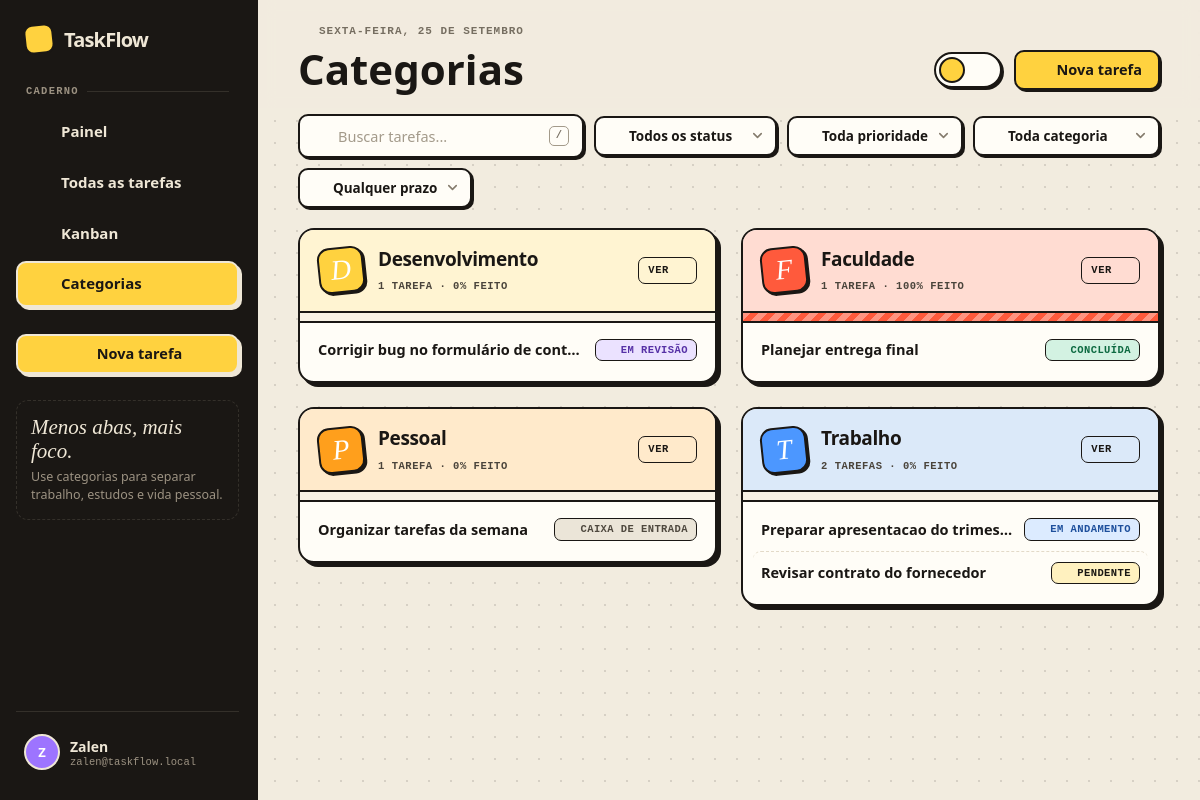
Screenshot of /tasks.php?view=category (signed in) with the database file from the repository.
### tables this page shows
CREATE TABLE users (
    id INT UNSIGNED NOT NULL AUTO_INCREMENT,
    username VARCHAR(50) NOT NULL,
    email VARCHAR(255) NULL,
    name VARCHAR(100) NOT NULL,
    profile VARCHAR(100) NOT NULL DEFAULT 'Freelancer / Criador',
    password_hash VARCHAR(255) NOT NULL,
    created_at TIMESTAMP NOT NULL DEFAULT CURRENT_TIMESTAMP,
    PRIMARY KEY (id),
    UNIQUE KEY uq_users_username (username),
    UNIQUE KEY uq_users_email (email)
);

CREATE TABLE tasks (
    id BIGINT UNSIGNED NOT NULL AUTO_INCREMENT,
    user_id INT UNSIGNED NOT NULL,
    title VARCHAR(120) NOT NULL,
    description TEXT NULL,
    category VARCHAR(60) NULL,
    status ENUM('inbox','pending','progress','review','done') NOT NULL DEFAULT 'inbox',
    priority ENUM('low','normal','high','urgent') NOT NULL DEFAULT 'normal',
    due_date DATE NULL,
    created_at TIMESTAMP NOT NULL DEFAULT CURRENT_TIMESTAMP,
    updated_at TIMESTAMP NOT NULL DEFAULT CURRENT_TIMESTAMP ON UPDATE CURRENT_TIMESTAMP,
    PRIMARY KEY (id),
    KEY idx_tasks_user_status (user_id, status),
    KEY idx_tasks_user_due (user_id, due_date),
    KEY idx_tasks_user_category (user_id, category),
    KEY idx_tasks_user_updated (user_id, updated_at),
    CONSTRAINT fk_tasks_user FOREIGN KEY (user_id) REFERENCES users(id) ON DELETE CASCADE
);

### config/database.php (called while the page is built, shortened)
<?php
function db(bool $withoutDatabase = false): PDO {
    static $connections = [];
    $key = $withoutDatabase ? 'server' : 'database';
    if (isset($connections[$key])) {
        return $connections[$key];
    }
    $dsn = $withoutDatabase
        ? 'mysql:host=' . DB_HOST . ';port=' . DB_PORT . ';charset=utf8mb4'
        : 'mysql:host=' . DB_HOST . ';port=' . DB_PORT . ';dbname=' . DB_NAME . ';charset=utf8mb4';
    try {
        $pdo = new PDO($dsn, DB_USER, DB_PASS, [
            PDO::ATTR_ERRMODE => PDO::ERRMODE_EXCEPTION,
            PDO::ATTR_DEFAULT_FETCH_MODE => PDO::FETCH_ASSOC,
            PDO::ATTR_EMULATE_PREPARES => false,
            PDO::MYSQL_ATTR_INIT_COMMAND => "SET NAMES utf8mb4 COLLATE utf8mb4_unicode_ci",
        ]);
    } catch (PDOException $e) {
        throw new RuntimeException(
            $withoutDatabase
                ? 'Não foi possível conectar ao MySQL. Confirme se o MySQL está iniciado no XAMPP e revise config/database.php.'
                : 'Banco TaskFlow ainda não está disponível. Acesse install.php para criar o banco e as tabelas.',
            0,
            $e
        );
    }
    return $pdo;
}

### tasks.php (the view, shortened to what this page needs)
<?php
require_once __DIR__ . '/includes/bootstrap.php';
$user = require_auth();
$uid = (int)$user['id'];
$q = trim((string)($_GET['q'] ?? ''));
$status = (string)($_GET['status'] ?? '');
$priority = (string)($_GET['priority'] ?? '');
$category = trim((string)($_GET['category'] ?? ''));
$due = (string)($_GET['due'] ?? '');
$view = (string)($_GET['view'] ?? 'list');
$where = ['user_id = :uid']; $params = ['uid'=>$uid];
$order = $view === 'category' ? "ORDER BY category ASC, due_date IS NULL, due_date ASC, updated_at DESC" : 'ORDER BY updated_at DESC, id DESC';
$stmt = db()->prepare('SELECT id,user_id,title,description,category,status,priority,due_date,created_at,updated_at FROM tasks WHERE ' . implode(' AND ', $where) . ' ' . $order);
$stmt->execute($params); $tasks = $stmt->fetchAll(); $categories = user_categories($uid);
$grouped = [];
if ($view === 'category') foreach ($tasks as $task) { $key = trim((string)($task['category'] ?? '')) ?: 'Sem categoria'; $grouped[$key][] = $task; }
$pageTitle = $view === 'category' ? 'Categorias' : 'Todas as tarefas'; $activePage = $view === 'category' ? 'categories' : 'tasks';
include __DIR__ . '/includes/header.php';
?>
<?php
function cat_color(string $name): string {
    $palette = ['var(--yellow)','var(--sky)','var(--lilac)','var(--mint)','var(--red)','#ff8fc7','#ff9f1c'];
    return $palette[abs(crc32(lower_text($name))) % count($palette)];
}
?>
<form class="toolbar" method="get" data-filters>
    <label class="searchbox"><?=icon('search','sm')?><input id="taskSearch" name="q" placeholder="Buscar tarefas..." value="<?=e($q)?>" type="search"><span class="kbd">/</span></label>
    <label class="select-wrap"><select class="select-sm <?=$status!==''?'on':''?>" name="status" aria-label="Status"><option value="">Todos os status</option></select></label>
    <label class="select-wrap"><select class="select-sm <?=$priority!==''?'on':''?>" name="priority" aria-label="Prioridade"><option value="">Toda prioridade</option></select></label>
    <label class="select-wrap"><select class="select-sm <?=$category!==''?'on':''?>" name="category" aria-label="Categoria"><option value="">Toda categoria</option></select></label>
    <label class="select-wrap"><select class="select-sm <?=$due!==''?'on':''?>" name="due" aria-label="Prazo"><option value="">Qualquer prazo</option></select></label>
</form>
<?php if ($view === 'category'): ?>
    <div class="cat-grid">
    <?php foreach($grouped as $categoryName => $categoryTasks):
        $categoryName = (string)$categoryName;
        $catTotal = count($categoryTasks);
        $catDone = count(array_filter($categoryTasks, fn($t) => $t['status'] === 'done'));
        $catPct = $catTotal ? (int)round($catDone / $catTotal * 100) : 0; ?>
        <section class="cat-group open" style="--c:<?=cat_color($categoryName)?>">
            <div class="cat-head">
                <div class="l"><span class="cat-swatch"><?=e(strtoupper(first_char($categoryName)))?></span><div><span class="name"><?=e($categoryName)?></span><span class="count"><?=$catTotal?> tarefa<?=$catTotal===1?'':'s'?> · <?=$catPct?>% feito</span></div></div>
                <a class="panel-link" href="tasks.php?category=<?=e(urlencode($categoryName==='Sem categoria'?'__none__':$categoryName))?>">Ver<?=icon('arrow-right')?></a>
            </div>
            <div class="cat-progress"><i style="width:<?=$catPct?>%"></i></div>
            <div class="cat-body"><?php foreach($categoryTasks as $task): ?><a class="cat-task" href="tasks.php?view=category&action=view&id=<?=e($task['id'])?>"><span class="tt"><?=e($task['title'])?></span><?=status_pill($task['status'])?></a><?php endforeach; ?></div>
        </section>
    <?php endforeach; ?>
    </div>
<?php endif; ?>
<?php include __DIR__ . '/includes/footer.php'; ?>

### includes/header.php (shortened to what this page needs)
<?php
$names = preg_split('/\s+/', trim((string)($user['name'] ?? 'User'))) ?: ['User'];
$initials = strtoupper(first_char($names[0] ?? 'U') . first_char($names[1] ?? ''));
$email = $user['email'] ?? $user['username'] ?? '';
$tips = [
    ['Uma coisa de cada vez.', 'Arraste cartões no Kanban para avançar tarefas.'],
    ['Prazo é promessa.', 'Filtre por “Próximos 7 dias” para planejar a semana.'],
    ['Feito > perfeito.', 'Selecione várias tarefas na lista para mudar o status de uma vez.'],
    ['Menos abas, mais foco.', 'Use categorias para separar trabalho, estudos e vida pessoal.'],
];
$tip = $tips[(int)date('z') % count($tips)];
?>
<!doctype html>
<html lang="pt-BR">
<head>
<?php include __DIR__ . '/head.php'; ?>
</head>
<body>
<div class="app show" data-csrf="<?=e(csrf_token())?>">
    <aside class="sidebar" id="sidebar">
        <a class="mark" href="dashboard.php"><?=brand_mark()?>TaskFlow</a>
        <div class="nav-label">Caderno</div>
        <a class="nav-item <?=$activePage==='dashboard'?'active':''?>" data-screen="dashboard" href="dashboard.php"><?=icon('home')?>Painel</a>
        <a class="nav-item <?=$activePage==='tasks'?'active':''?>" data-screen="tasks" href="tasks.php"><?=icon('list')?>Todas as tarefas</a>
        <a class="nav-item <?=$activePage==='kanban'?'active':''?>" data-screen="kanban" href="kanban.php"><?=icon('kanban')?>Kanban</a>
        <a class="nav-item <?=$activePage==='categories'?'active':''?>" data-screen="categories" href="tasks.php?view=category"><?=icon('tag')?>Categorias</a>
        <div class="cta"><a class="btn btn-primary btn-block" href="tasks.php?action=new"><?=icon('plus','sm')?>Nova tarefa</a></div>
        <div class="sidebar-note"><b><?=e($tip[0])?></b><?=e($tip[1])?></div>
        <div class="sidebar-foot">
            <button class="user-row" type="button" data-profile-toggle aria-haspopup="menu">
                <div class="avatar"><?=e($initials ?: 'U')?></div>
                <div><div class="user-name"><?=e($user['name'] ?? '')?></div><div class="user-mail"><?=e($email)?></div></div>
                <?=icon('chevrons','sm chev-ud')?>
            </button>
        </div>
    </aside>
    <div class="main">
        <header class="topbar">
            <div class="tb-title">
                <div>
                    <div class="crumb"><?=icon('calendar')?><?=e(format_date_long())?></div>
                    <h1><?=e($pageTitle)?></h1>
                </div>
            </div>
            <div class="actions">
                <?=theme_toggle()?>
                <?php if (in_array($activePage, ['tasks','kanban','categories'], true)): ?><a class="btn btn-primary" href="tasks.php?action=new"><?=icon('plus','sm')?><span class="lbl">Nova tarefa</span></a><?php endif; ?>
            </div>
        </header>
        <main class="content">

### includes/icons.php (shortened to what this page needs)
<?php
function icon(string $name, string $class = ''): string {
    $body = $paths[$name] ?? $paths['inbox'];
    $extra = $class !== '' ? ' ' . $class : '';
    return '<svg class="icon' . $extra . '" viewBox="0 0 24 24" fill="none" stroke="currentColor" stroke-width="2" stroke-linecap="round" stroke-linejoin="round" aria-hidden="true">' . $body . '</svg>';
}
function theme_toggle(): string {
    return '<button class="theme-toggle" type="button" role="switch" aria-checked="false" data-theme-toggle aria-label="Modo escuro" title="Alternar modo claro / escuro">'
        . '<span class="tt-opt tt-light">' . icon('sun') . '</span>'
        . '<span class="tt-opt tt-dark">' . icon('moon') . '</span>'
        . '<span class="tt-knob"></span>'
        . '</button>';
}
function brand_mark(): string {
    return '<span class="dot">' . icon('check') . '</span>';
}

### includes/bootstrap.php (shortened to what this page needs)
<?php
require_once __DIR__ . '/../config/database.php';
require_once __DIR__ . '/icons.php';
function e(mixed $value): string {
    return htmlspecialchars((string)$value, ENT_QUOTES, 'UTF-8');
}
function lower_text(string $value): string {
    return function_exists('mb_strtolower') ? mb_strtolower($value, 'UTF-8') : strtolower($value);
}
function first_char(string $value): string {
    return function_exists('mb_substr') ? mb_substr($value, 0, 1, 'UTF-8') : substr($value, 0, 1);
}
function csrf_token(): string {
    return $_SESSION['csrf'];
}
function current_user(): ?array {
    try {
        $stmt = db()->prepare('SELECT id, username, email, name, profile FROM users WHERE id = :id LIMIT 1');
        $stmt->execute(['id' => (int)$_SESSION['user_id']]);
        $user = $stmt->fetch();
        return $user ?: null;
    } catch (RuntimeException $e) {
        return null;
    }
}
function require_auth(): array {
    $user = current_user();
    return $user;
}
function statuses(): array {
    return [
        'inbox' => 'Caixa de entrada',
        'pending' => 'Pendente',
        'progress' => 'Em andamento',
        'review' => 'Em revisão',
        'done' => 'Concluída',
    ];
}
function format_date_long(?string $date = null): string {
    $ts = $date ? strtotime($date) : time();
    $days = ['domingo','segunda-feira','terça-feira','quarta-feira','quinta-feira','sexta-feira','sábado'];
    $months = ['janeiro','fevereiro','março','abril','maio','junho','julho','agosto','setembro','outubro','novembro','dezembro'];
    return $days[(int)date('w', $ts)] . ', ' . date('j', $ts) . ' de ' . $months[(int)date('n', $ts) - 1];
}
function status_class(string $status): string {
    return ['inbox'=>'st-inbox','pending'=>'st-pendente','progress'=>'st-andamento','review'=>'st-revisao','done'=>'st-concluida'][$status] ?? 'st-inbox';
}
function status_icon(string $status): string {
    return ['inbox'=>'inbox','pending'=>'clock','progress'=>'activity','review'=>'eye','done'=>'check-circle'][$status] ?? 'inbox';
}
function status_pill(string $status): string {
    return '<span class="pill ' . status_class($status) . '">' . icon(status_icon($status), 'xs') . e(statuses()[$status] ?? $status) . '</span>';
}

### rows the page displays
users: name "Z", name "Zalen", email "zalen@taskflow.local"
tasks: status "0", title "Corrigir bug no formulário de cont…", status "EM REVISÃO"
tasks: status "100", title "Planejar entrega final", status "CONCLUÍDA"
tasks: status "0", title "Organizar tarefas da semana", status "CAIXA DE ENTRADA"
tasks: title "Preparar apresentacao do trimes…", status "EM ANDAMENTO"
tasks: title "Revisar contrato do fornecedor", status "PENDENTE"

### other values shown
$tip[0] "Menos abas, mais foco."
$tip[1] "Use categorias para separar trabalho, estudos e vida pessoal."
format_date_long() "SEXTA-FEIRA, 25 DE SETEMBRO"
$pageTitle "Categorias"
first_char($categoryName) "D"
$categoryName "Desenvolvimento"
$catTotal "1"
first_char($categoryName) "F"
$categoryName "Faculdade"
first_char($categoryName) "P"
$categoryName "Pessoal"
first_char($categoryName) "T"
$categoryName "Trabalho"
$catTotal "2"
$catPct "0"
